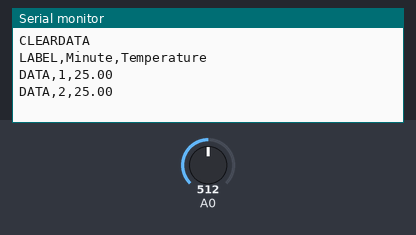
This sketch was run on a simulated Arduino Uno, built with avr-gcc and run on an emulated ATmega328P. On the bench: the last lines printed to the serial monitor. The inputs (shaded band) are chosen by the test bench; at power-on: A0 = 512.

Above: at 10.8 s.
10.9 s: A0 set to 716
At 20.7 s:
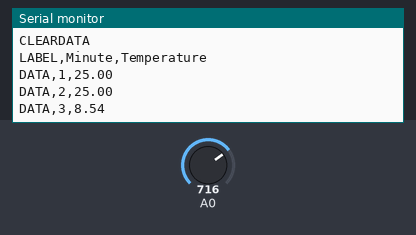
20.9 s: A0 set to 900
At 31.4 s:
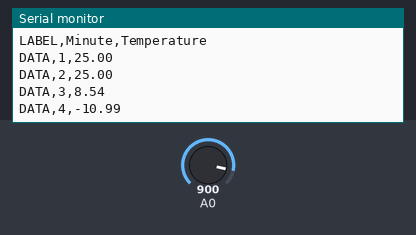
Timing chart, 0 to 32.9 s (numbered marks = the images above; inputs shaded):
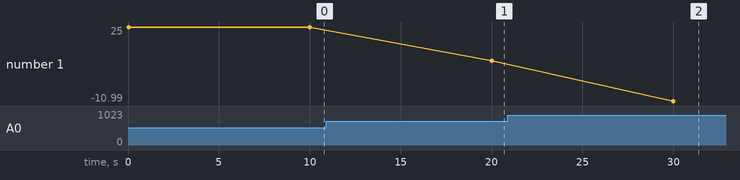

Measured:
- after the input at 10.9 s, the serial monitor: prints a new line after 9.1 s (image 1)
- after the input at 20.9 s, the serial monitor: prints a new line after 9.1 s (image 2)
- plotted number 1: 25 → 8.54 after the input at 10.9 s, 8.54 → -10.99 after the input at 20.9 s

The sketch:

Lab9.ino
```cpp
#include <math.h>
int minute = 1;

#define TERMIST_B 4300
#define VIN 5.0
void setup()
{

 Serial.begin(9600);
 Serial.println("CLEARDATA");
 Serial.println("LABEL,Minute,Temperature");

}
void loop()
{

 float voltage = analogRead(A0) * VIN / 1024.0;
 float r1 = voltage / (VIN - voltage);
 float temperature = 1./( 1./(TERMIST_B)*log(r1)+1./(25. + 273.) ) - 273;

  Serial.print("DATA,");
  Serial.print(minute);
  Serial.print(",");
  Serial.println(temperature);

 delay(10000);
 ++minute;

}
```
